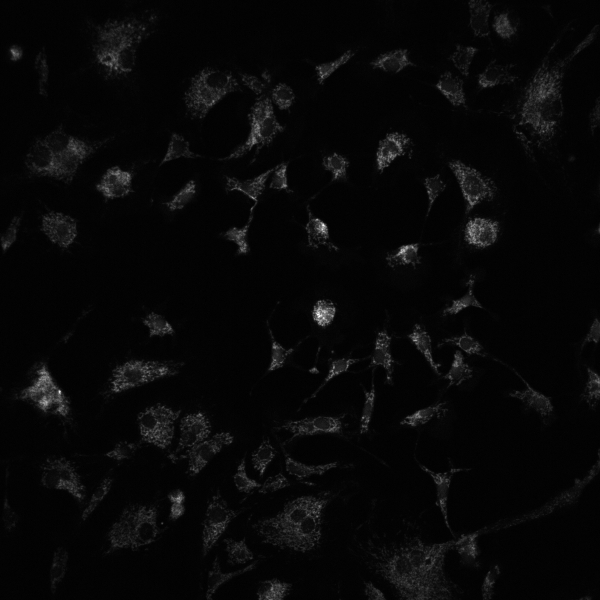
#> input picture fit single shot/learn from scipy cookbook/sample.tif, 600 x 600 px, found by its file name
$ python fit2DGaussian.py
#> lines starting #> are read from the running program, lines starting #| are printed output that depends on the picture; long printed decimals are rounded
#https://stackoverflow.com/questions/27539933/2d-gaussian-fit-for-intensities-at-certain-coordinates-in-python
from PIL import Image
import numpy as np
import matplotlib.pyplot as plt
import scipy.optimize as opt

def main():
# [5 lines of commented-out code are left out]

    pic = Image.open("sample.tif")
#> pic is the input picture: PIL image 600x600 I;16B; min 68, max 2783, mean 154.7
    #pic.show()
    pix = np.array(pic)
    #print(pix[20,20],pix[110,20])
    pic_w = pix.shape[1]# x is the fast index
#> pic_w = 600
    pic_h = pix.shape[0]
#> pic_h = 600

    aspect = pic_h/pic_w
#> aspect = 1

    xi = np.array(np.where(pix>210))[1]
    yi = np.array(np.where(pix>210))[0]
    x = xi/pic_w
    y = yi/pic_h*aspect
    xy = np.array([x,y])

    #print(x)
    threshold = []
    mx = np.max(pix)
#> mx = 2783
    for i in range(len(xi)):
        threshold.append(pix[yi[i],xi[i]])
#> after the loop, threshold = 49780 items

    zobs = np.array(threshold)-100


    #i = zobs.argmax()
    #guess = [1, x[i], y[i], 1, 1, 1]
    amp0 = zobs.max()
#> amp0 = 2683
    guess = [amp0, 0.5, 0.5, 1]
#> guess = [2683, 0.5, 0.5, 1]
    pred_params, uncert_cov = opt.curve_fit(gauss2d, xy, zobs, p0=guess)
#> pred_params = [413.8, 0.497, 0.452, 0.752]; uncert_cov = [[4.97, 0.000148, 0.000829, -0.0139], [0.000148, 1.22e-05, 5.09e-07, -2.37e-08], [0.000829, 5.09e-07, 1.01e-05, -5.87e-06], [-0.0139, -2.37e-08, -5.87e-06, 5.59e-05]]

    zpred = gauss2d(xy, *pred_params)
    #print ('True parameters: ', true_params)
    print ('Predicted params:', pred_params)
#| Predicted params: [413.783   0.4968    0.4518   0.7518]
    print ('Residual, RMS(obs - pred):', np.sqrt(np.mean((zobs - zpred)**2)))
#| Residual, RMS(obs - pred): 209.576

    plot(xy, zobs, pred_params)
    plt.show()

# simplified 2D gaussian
# exp(-[(x-x0)^2+(y-y0)^2]/c^2)
def gauss2d(xy, amp, x0, y0, c):
    x, y = xy
    inner = (x - x0)**2
    inner += (y - y0)**2
    return amp * np.exp(-inner/(c*c))

def generate_example_data(num, params):
    np.random.seed(1977) # For consistency
    xy = np.random.random((2, num))

    zobs = gauss2d(xy, *params)
    return xy, zobs

def plot(xy, zobs, pred_params):
    x, y = xy
    yi, xi = np.mgrid[:1:512j, :1:512j]
    xyi = np.vstack([xi.ravel(), yi.ravel()])##############<<<---------

    zpred = gauss2d(xyi, *pred_params)
    zpred.shape = xi.shape

    im_ = Image.fromarray(zpred)
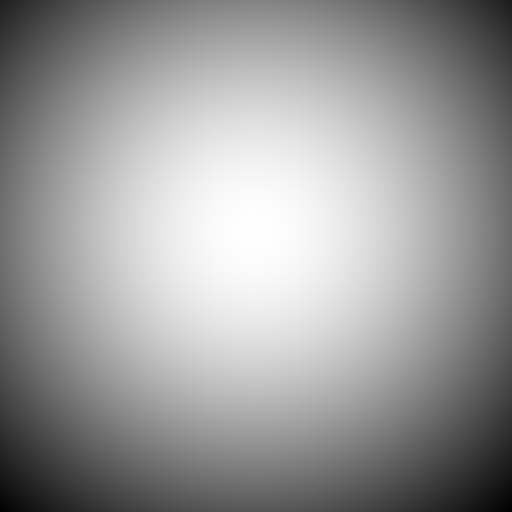
#> im_: PIL image 512x512 F; min 155.3, max 413.8, mean 312.1; drawn with min black and max white
    im_.save('fitting.tif','tiff')

    fig, ax = plt.subplots()
    ax.scatter(x,y, c=zobs, s=1, vmin=zpred.min(), vmax=zpred.max())
    im = ax.imshow(zpred, extent=[xi.min(), xi.max(), yi.max(), yi.min()],
                   aspect='auto')
    fig.colorbar(im)
    ax.invert_yaxis()
    return fig

main()
#> in main, `plt.show()`:
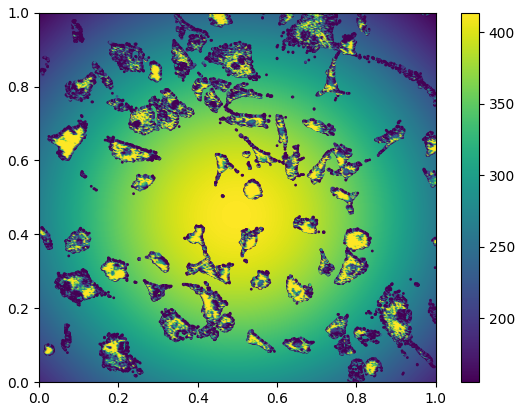
#> figure drawn by matplotlib, 2 panels
#######################################3
